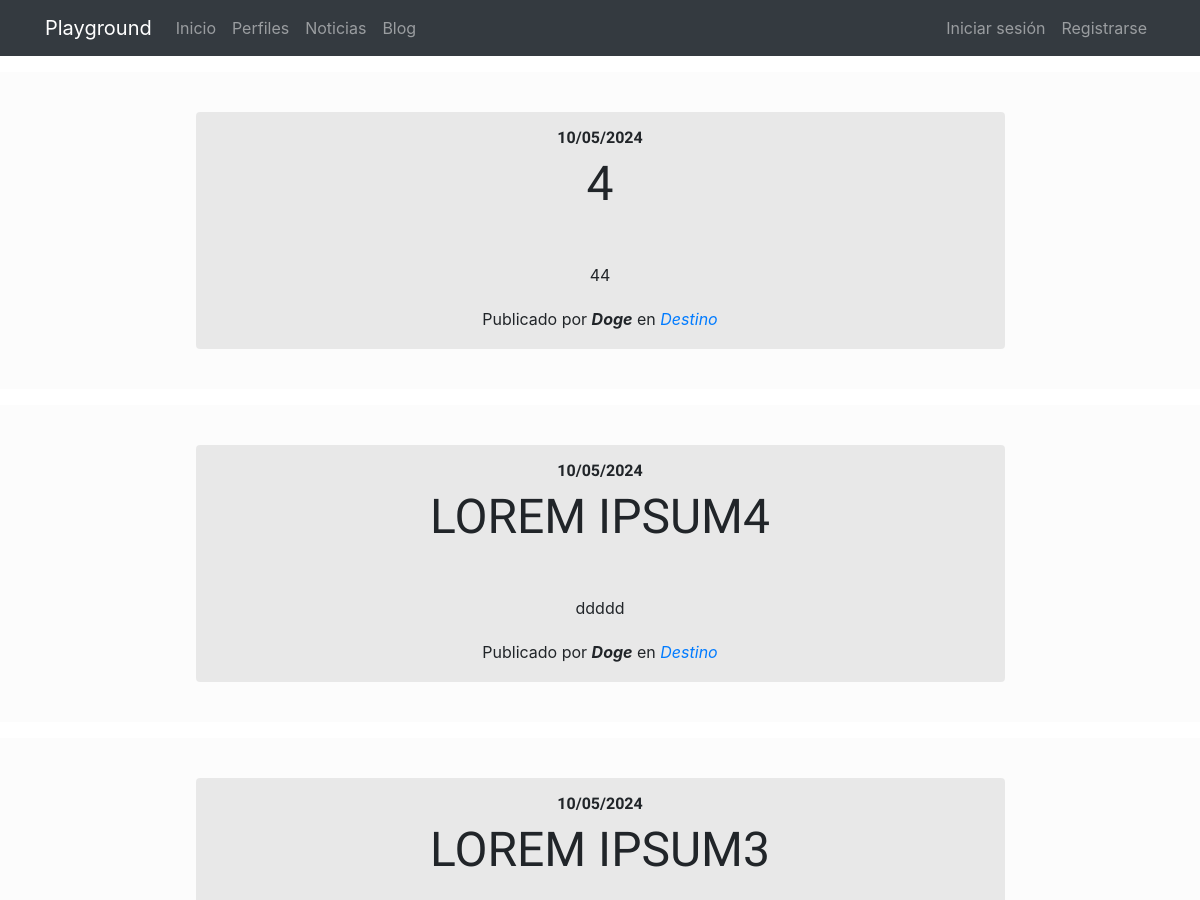
The page /blog/ (upper part) on the database as committed earlier.
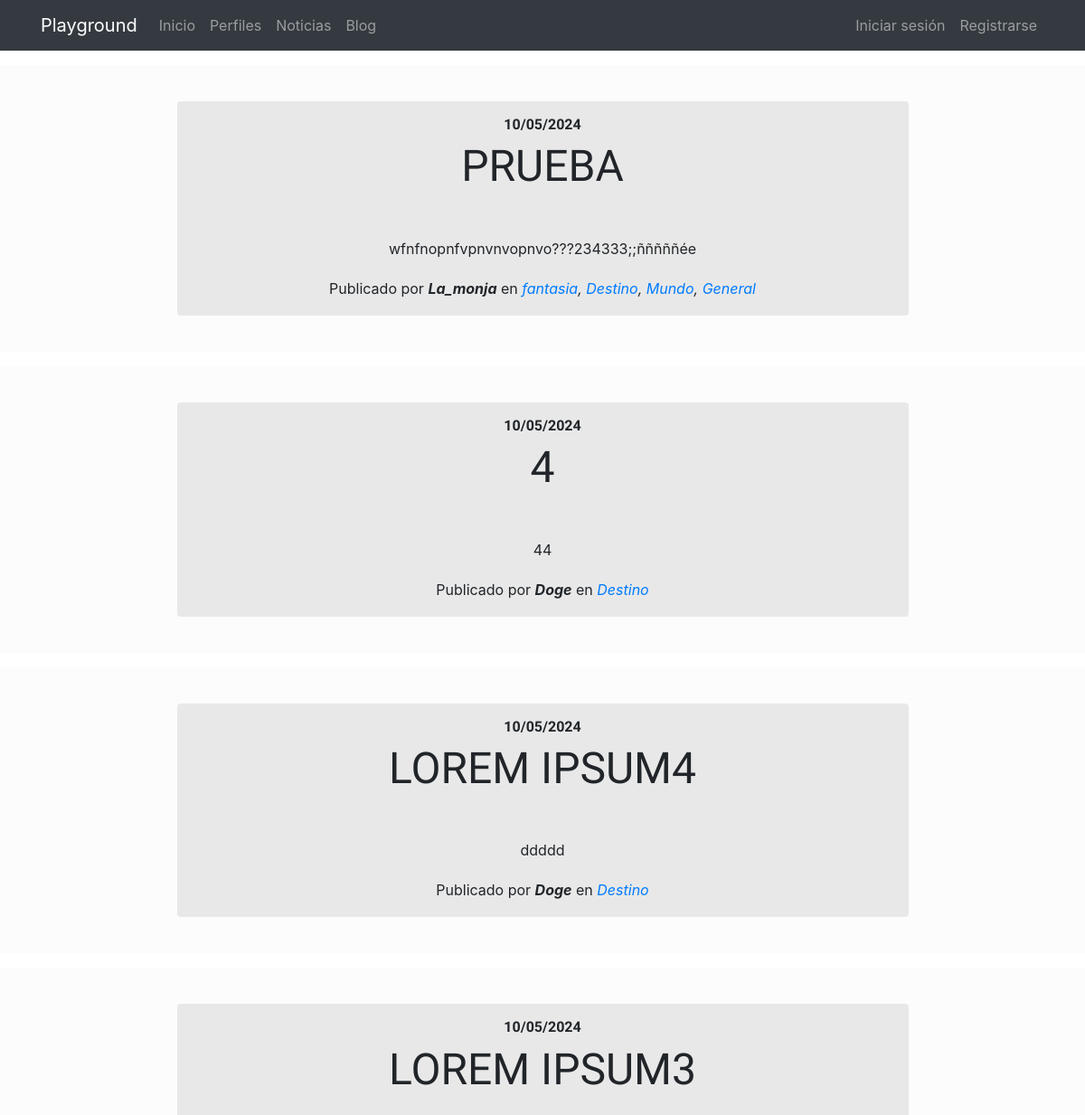
The same page on the database as committed later.
### blog/models.py (models this page shows, shortened)
class Post(models.Model):
    title = models.CharField(max_length=200, verbose_name="Título")
    content = models.TextField(verbose_name="Contenido")
    published = models.DateTimeField(verbose_name="Fecha de publicación", default=now)
    image = models.ImageField(verbose_name="Imagen", upload_to="blog", default='No image provided')
    author = models.ForeignKey(User, verbose_name="Autor", on_delete=models.CASCADE)
    categories = models.ManyToManyField(Category, verbose_name="Categorías", related_name="get_posts")
    created = models.DateTimeField(auto_now_add=True, verbose_name="Fecha de creación")
    updated = models.DateTimeField(auto_now=True, verbose_name="Fecha de edición")
    class Meta:
        verbose_name = "entrada"
        verbose_name_plural = "entradas"
        ordering = ['-created']

class Category(models.Model):
    name = models.CharField(max_length=100, verbose_name="Nombre")
    created = models.DateTimeField(auto_now_add=True, verbose_name="Fecha de creación")
    updated = models.DateTimeField(auto_now=True, verbose_name="Fecha de edición")
    class Meta:
        verbose_name = "categoría"
        verbose_name_plural = "categorías"
        ordering = ['-created']

### blog/views.py (the view)
# urls.py: path('', views.blog, name="blog"),
def blog(request):
    posts = Post.objects.all()
    return render(request, "blog/blog.html", {'posts':posts})

### blog/templates/blog/blog.html (shortened to what this page needs)
{% extends "core/base.html" %}
{% load static %}
{% block content %}
{% include 'blog/includes/blog_menu.html' %}
  {% for post in posts %}
    <section class="page-section cta">
      <div class="container">
        <div class="row">
          <div class="col-xl-9 mx-auto">
            <div class="cta-innerv text-center rounded">
              <h2 class="section-heading mb-5">
                <span class="section-heading-upper">{{post.published|date:"SHORT_DATE_FORMAT"}}</span>
                <span class="section-heading-lower">{{post.title}}</span>
              </h2>
              <p class="mb-0 mbt"> {{post.content|linebreaks}}</p>
              <p class="mb-0 mbt">
                <span class="section-heading-under">
                  Publicado por <em><b>{{post.author}}</b></em> en
                  <em>
                  {% for category in post.categories.all %}
                      <a href="{% url 'blogs:category' category.id %}" class="link"> {{category.name}}</a>{% if not forloop.last %},{%endif%}
                    {% endfor %}
                  </em>
              </span>
              </p>
            </div>
          </div>
        </div>
      </div>
    </section>
  {% endfor %}
{% endblock content %}

Rows that differ between the two databases and show on the page:
added Post: published "10/05/2024", title "PRUEBA", content "wfnfnopnfvpnvnvopnvo???234333;;ñññññée", author "La_monja", Category (name "Destino")
now on this page (row unchanged): Category: name "fantasia", shown under "10/05/2024"
now on this page (row unchanged): Category: name "Mundo", shown under "10/05/2024"
now on this page (row unchanged): Category: name "General", shown under "10/05/2024"
